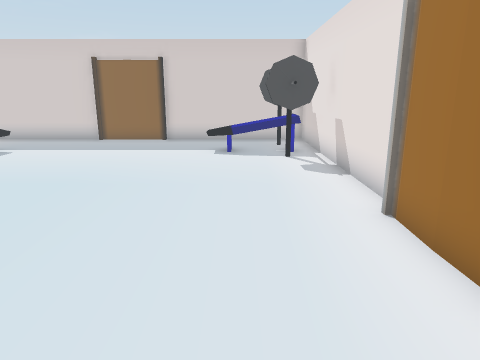
view 1 (above)

13 first-person views from a walk through a scene from a Unity 3-D project. The camera is 1.3 m above the floor, tilts 14° down and sees 70° across. The floor is counted in squares, 0.6 m on a side. Each view is taken from the middle of a square. On the plan, view 1 faces up. The plan holds only what a view shows up to about 19 squares ahead; the rest is blank. The player is left out.

view 2
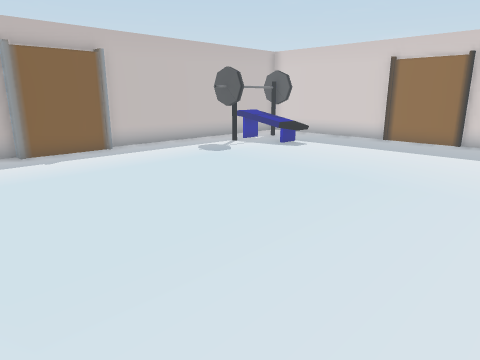

view 3
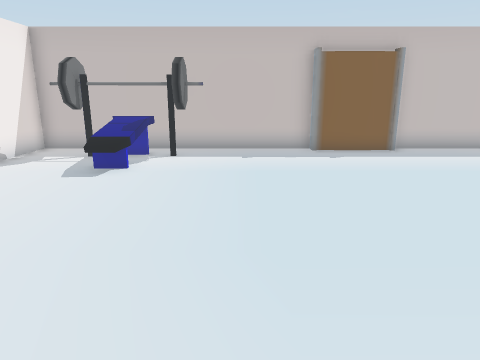

view 4
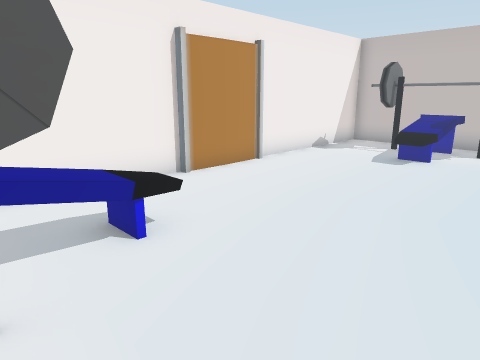

view 5
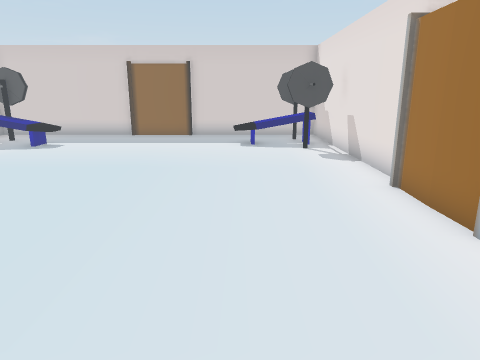

view 6
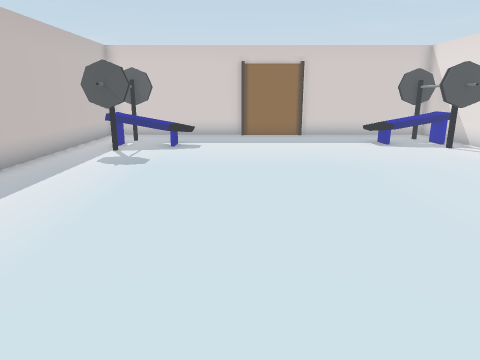

view 7
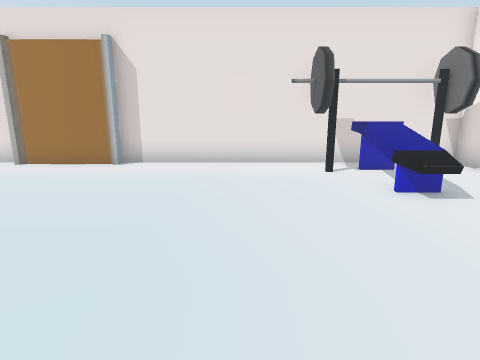

view 8
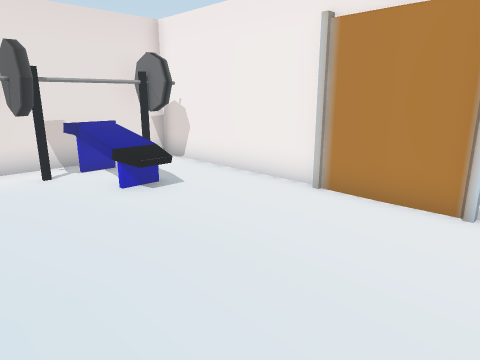

view 9
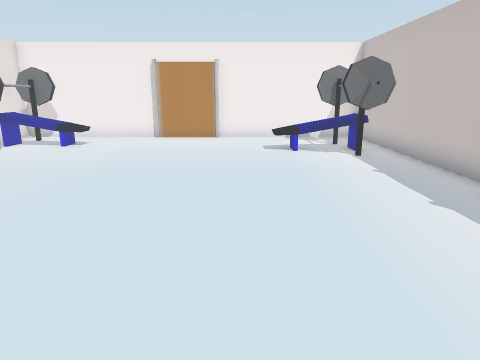

view 10
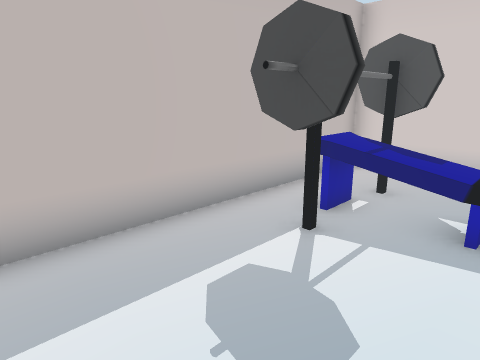

view 11
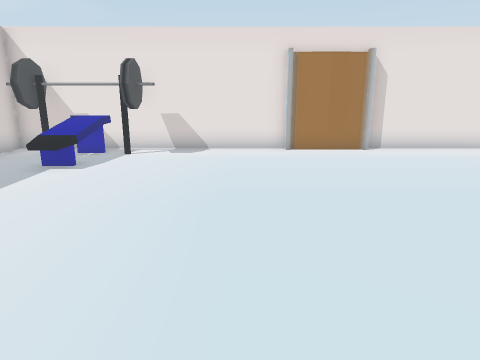

view 12
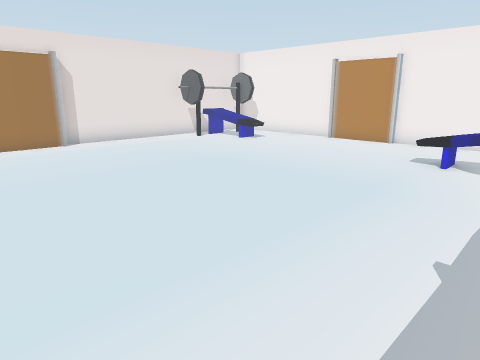

view 13
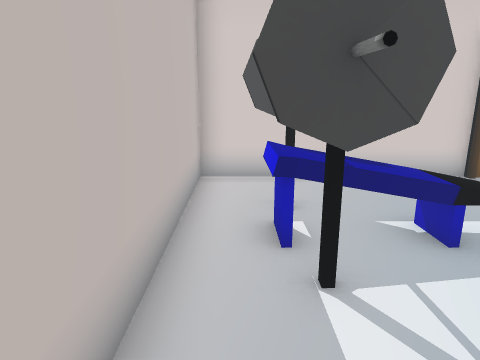

### Floor plan
Key: @ floor where view 1 was taken; # wall or solid block; x gap in a wall; . floor; = window, fence, low wall or low ledge; ^ raised ledge; O other object.
Columns run from 14 left of view 1 to 3 right of it. Each row starts with its distance up from view 1.
 17 ################
 16 #..............#
 15 ####...........###
 14 #=#==........O=###
 13 #=^==.........==##
 12 #.###..........###
 11 #x##............##
 10 #................#
  9 #................#
  8 #................#
  7 #................#
  6 #................#
  5 #................#
  4 #................#
  3 #................#
  2 #................#
  1 #................#
  0 #.............@..#
 -1 #................#
 -2 ### ............ #
 -3 ###==..........###
 -4   #=O.........=###
 -5   # .........OOO##
 -6   #...........==##
 -7   #............###
 -8   ################

Where each view was taken, in squares from view 1:
view 1: 0 up, 0 right, facing up
view 2: 0 up, 0 right, facing up-left
view 3: 0 up, 0 right, facing left
view 4: 0 up, 2 right, facing down-left
view 5: 2 down, 1 left, facing up
view 6: 2 down, 7 left, facing up
view 7: 1 down, 8 left, facing right
view 8: 1 down, 8 left, facing down-right
view 9: 10 up, 8 left, facing down
view 10: 7 up, 9 left, facing up-left
view 11: 8 up, 11 left, facing right
view 12: 8 up, 13 left, facing down-right
view 13: 8 up, 13 left, facing up
